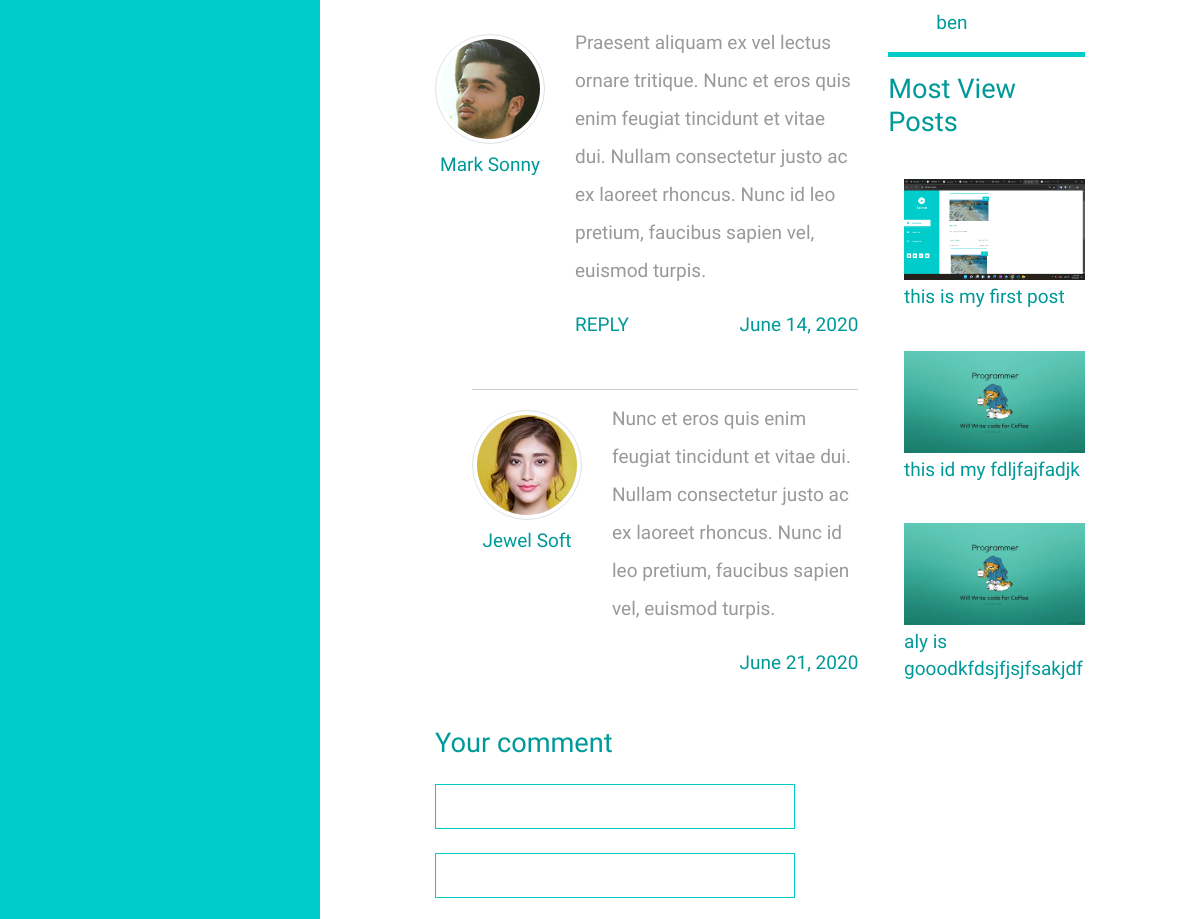
The app's page /single_post/7 (middle part), older data.
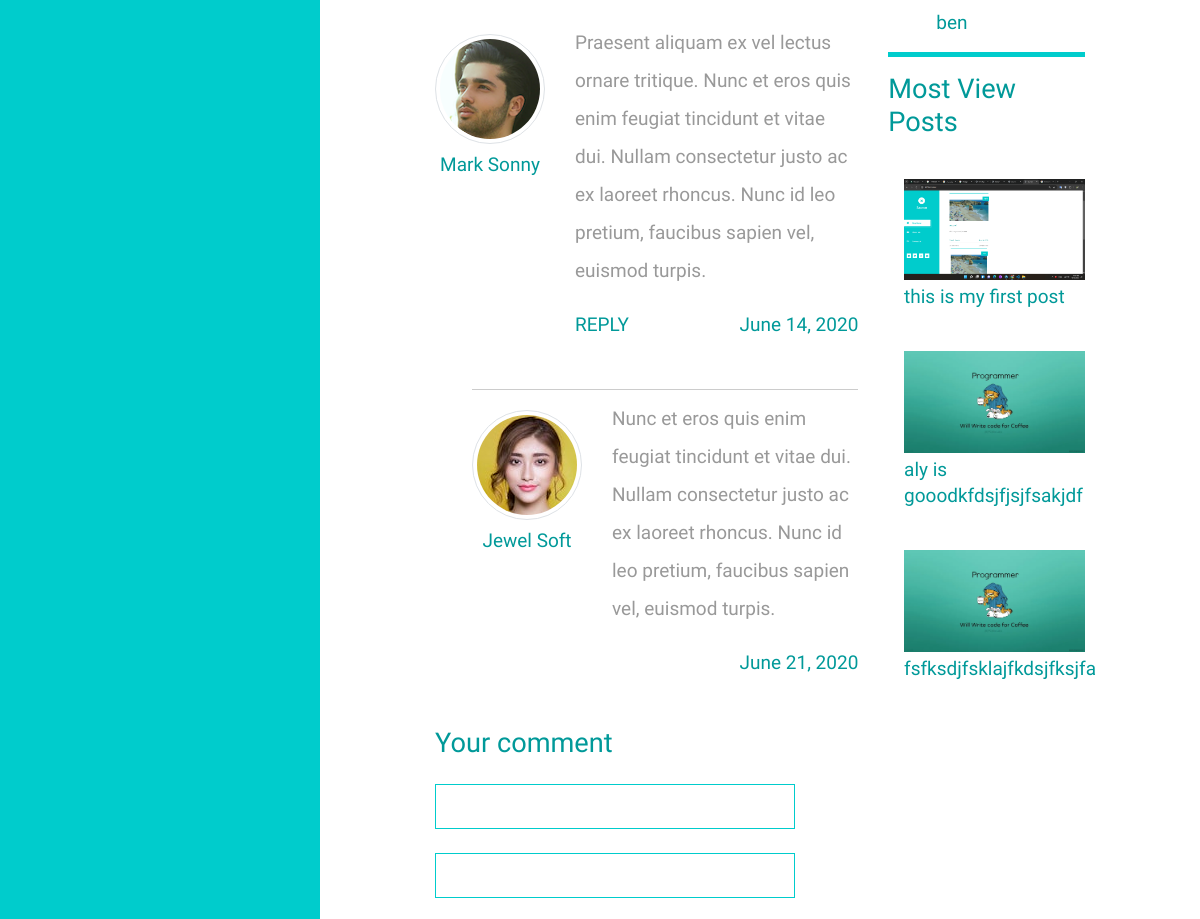
The same page, newer data.
### blog_app/models.py (models this page shows, shortened)
class Post(models.Model):
    class Status(models.TextChoices):
        DRAFT = 'DF', 'Draft'
        PUBLISHED = 'PB','Published'
    image = models.ImageField(upload_to='blog/img/',default='blog/img/defult.jpg')
    title = models.CharField(max_length=250)
    slug = models.SlugField(max_length=250)
    author = models.ForeignKey(User,on_delete=models.CASCADE,related_name='blog_posts')
    body = models.TextField()
    views = models.PositiveIntegerField(default=0)
    created = models.DateTimeField(auto_now_add=True)
    publish = models.DateTimeField(default=timezone.now)
    updated = models.DateTimeField(auto_now=True)
    status = models.CharField(max_length=2,
                          choices=Status.choices,
                          default=Status.DRAFT
            )
    tags = TaggableManager()
    class Meta:
        ordering = ['-publish']
        indexes = [
            models.Index(fields=['-publish']),
        ]

### blog_app/views.py (the view)
# urls.py: path('single_post/<int:id>',single_post,name= 'single_post'),
def single_post(request,id=id):
    post = get_object_or_404(Post,id=id,status=Post.Status.PUBLISHED)
    tags = post.tags.all()
    all_tags = Tag.objects.all()
    if not request.COOKIES.get(f'post_{id}_viewed'):
        post.views +=1
        post.save()
    response = render(request, 'blog/post.html', {'post': post, 'tags': tags, 'all_tags': all_tags})
    response.set_cookie(f'post_{id}_viewed', 'true', max_age=1200)
    return response

### blog_app/templatetags/blog_tags.py (called while the page is built)
@register.inclusion_tag('blog/Include/most_view.html')
def most_view():
    posts = Post.objects.filter(status=Post.Status.PUBLISHED).order_by('views')[:3]
    return {'posts':posts}

### templates/blog/post.html (shortened to what this page needs)
{% extends 'blog/base.html' %}
{% load static %}
    {% block content %}
    <div class="container-fluid">
        <main class="tm-main">
            <div class="row tm-row">
                <div class="col-lg-8 tm-post-col">
                    <div class="tm-post-full">
                        <div>
                            <div class="tm-comment tm-mb-45">
                                <figure class="tm-comment-figure">
                                    <img src="{% static 'blog/img/comment-1.jpg' %}" alt="Image" class="mb-2 rounded-circle img-thumbnail">
                                    <figcaption class="tm-color-primary text-center">Mark Sonny</figcaption>
                                </figure>
                                <div>
                                    <p>
                                        Praesent aliquam ex vel lectus ornare tritique. Nunc et eros
                                        quis enim feugiat tincidunt et vitae dui. Nullam consectetur
                                        justo ac ex laoreet rhoncus. Nunc id leo pretium, faucibus
                                        sapien vel, euismod turpis.
                                    </p>
                                    <div class="d-flex justify-content-between">
                                        <a href="#" class="tm-color-primary">REPLY</a>
                                        <span class="tm-color-primary">June 14, 2020</span>
                                    </div>
                                </div>
                            </div>
                            <div class="tm-comment-reply tm-mb-45">
                                <hr>
                                <div class="tm-comment">
                                    <figure class="tm-comment-figure">
                                        <img src="{% static 'blog/img/comment-2.jpg' %}" alt="Image" class="mb-2 rounded-circle img-thumbnail">
                                        <figcaption class="tm-color-primary text-center">Jewel Soft</figcaption>
                                    </figure>
                                    <p>
                                        Nunc et eros quis enim feugiat tincidunt et vitae dui.
                                        Nullam consectetur justo ac ex laoreet rhoncus. Nunc
                                        id leo pretium, faucibus sapien vel, euismod turpis.
                                    </p>
                                </div>
                                <span class="d-block text-right tm-color-primary">June 21, 2020</span>
                            </div>
                            <form action="" class="mb-5 tm-comment-form">
                                <h2 class="tm-color-primary tm-post-title mb-4">Your comment</h2>
                                <div class="mb-4">
                                    <input class="form-control" name="name" type="text">
                                </div>
                                <div class="mb-4">
                                    <input class="form-control" name="email" type="text">
                                </div>
                            </form>
                        </div>
                    </div>
                </div>
                {% include 'blog/Include/blog-category.html' %}
            </div>
        {% endblock content %}

### templates/blog/Include/blog-category.html (shortened to what this page needs)
{% load static %}
{% load blog_tags %}
<aside class="col-lg-4 tm-aside-col">
    <div class="tm-post-sidebar">
        {% for tag in all_tags %}
        <ul class="tm-mb-15 pl-5 tm-category-list">
            <li><a href="{% url 'post_blog_tag' tag.slug %}" class="tm-color-primary">{{tag.name}}</a></li>
        </ul>
        {% endfor %}
        {% most_view %}
    </div>
</aside>

### templates/blog/Include/most_view.html
{% load static %}
<div>
    <hr class="mb-3 tm-hr-primary">
    <h2 class="tm-mb-40 tm-post-title tm-color-primary">Most View Posts</h2>
    <a href="#" class="d-block tm-mb-40">
        {% for post in posts %}
        <a href="{% url 'single_post' post.id %}" class="d-block tm-mb-40">
            <figure style="margin: 8%; margin-right: 0;">
                <img src="{{ post.image.url }}" alt="Image" class="mb-1 img-fluid" style="margin-bottom: 2px;">
                <figcaption class="tm-color-primary">{{post.body|truncatechars:70 }}</figcaption>
            </figure>
        </a>
        {% endfor %}
</div>

Row changes from the older to the newer data that the page shows:
no longer on this page (row edited): Post: image (picture), body "this id my fdljfajfadjk"
now on this page (row edited): Post: image (picture), body "fsfksdjfsklajfkdsjfksjfa"
